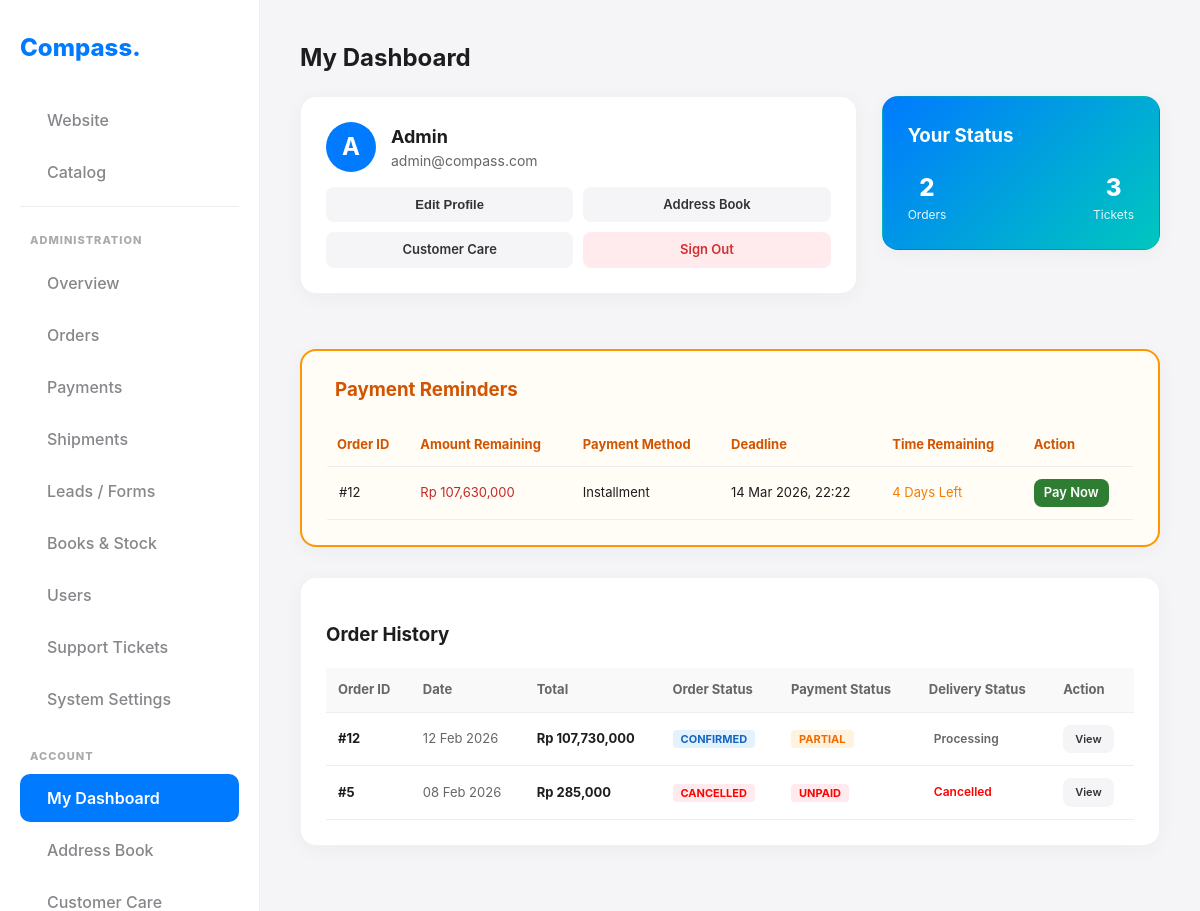
The page /?page=profile (signed in) on the database as committed earlier.
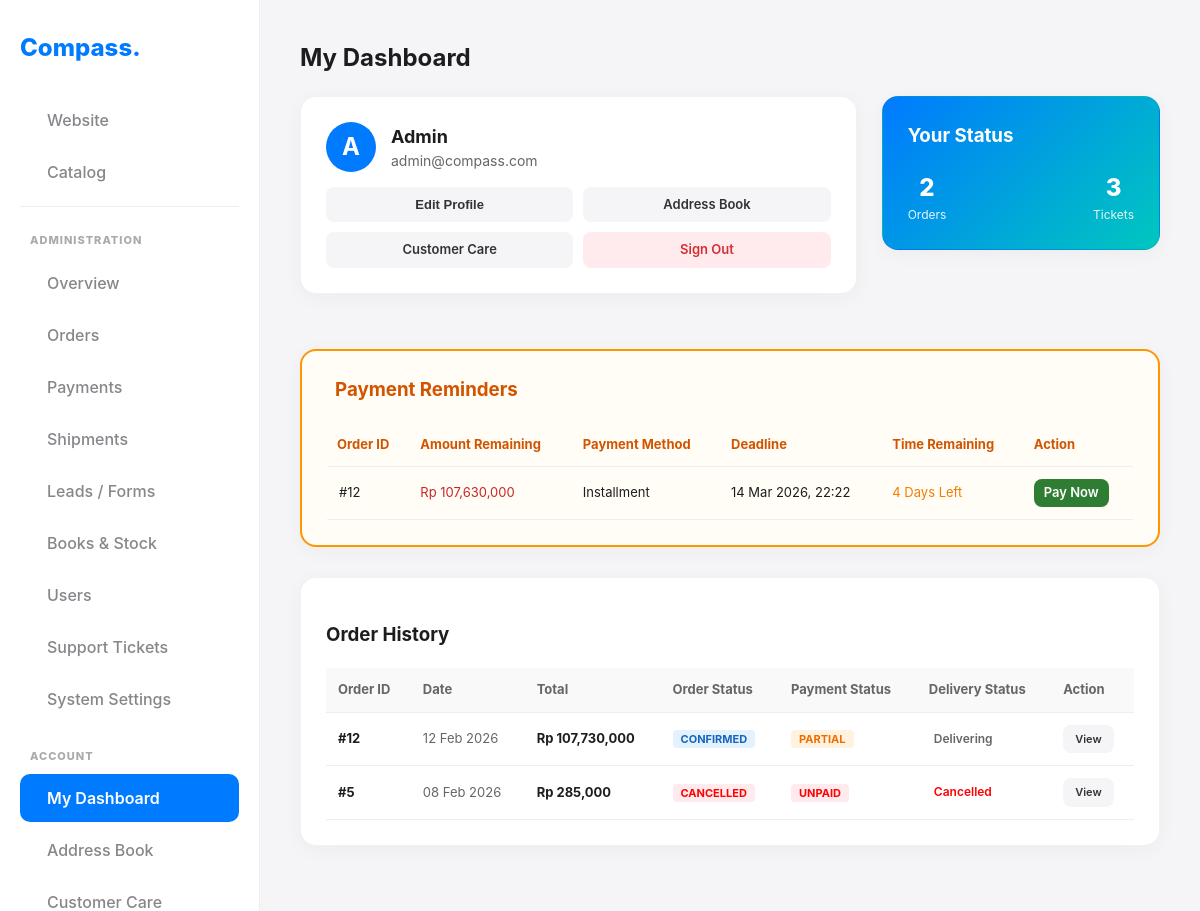
The same page on the database as committed later.
### tables this page shows
CREATE TABLE `orders` (
  `id` int NOT NULL,
  `reference_id` varchar(20) DEFAULT NULL,
  `user_id` int DEFAULT NULL,
  `shipping_city` varchar(100) DEFAULT NULL,
  `shipping_snapshot` text,
  `status` varchar(50) DEFAULT NULL,
  `payment_status` text,
  `tier_level` int DEFAULT '1',
  `is_early_bird` tinyint(1) DEFAULT '0',
  `total_amount` decimal(15,2) DEFAULT NULL,
  `paid_amount` decimal(15,2) DEFAULT '0.00',
  `payment_proof` varchar(255) DEFAULT NULL,
  `created_at` timestamp NULL DEFAULT CURRENT_TIMESTAMP,
  `shipping_status` text,
  `tracking_number` varchar(100) DEFAULT NULL,
  `estimated_delivery` date DEFAULT NULL,
  `confirmed_arrival` datetime DEFAULT NULL,
  `arrival_proof` varchar(255) DEFAULT NULL,
  `arrival_date` datetime DEFAULT NULL,
  `shipment_status` text,
  `next_payment_due` date DEFAULT NULL
);

### view_profile.php (the view, shortened to what the changed rows need)
<?php
$pdo = getDB();
$uid = $_SESSION['user_id'];
$orders = $pdo->query("SELECT * FROM orders WHERE user_id=$uid ORDER BY created_at DESC")->fetchAll();
$unpaid_orders = [];
$server_time = time();
foreach ($orders as $o) {
    if ($o['payment_status'] !== 'paid' && $o['status'] !== 'cancelled' && $o['status'] !== 'rejected') {
        $deadline = 0;
        $type = '';
        $is_urgent = false;
        if ($o['status'] === 'pending' && $o['paid_amount'] == 0) {
            $deadline = strtotime($o['created_at']) + (24 * 60 * 60);
            $type = 'initial';
            if ($deadline > $server_time) $is_urgent = true;
        }
        elseif ($o['payment_status'] === 'partial') {
            $deadline = strtotime($o['created_at']) + (30 * 60 * 60 * 24);
            $type = 'monthly';
        }
        if ($deadline > 0) {
            $unpaid_orders[] = [
                'id' => $o['id'],
                'amount' => $o['total_amount'] - $o['paid_amount'],
                'method' => $o['payment_status'],
                'deadline' => $deadline,
                'type' => $type,
                'urgent' => $is_urgent
            ];
        }
    }
}
?>
<h2 style="margin-top:0;">My Dashboard</h2>
<?php if (!empty($unpaid_orders)): ?>
<div class="card" style="border: 2px solid #FF9500; background: #fffdf5; margin-bottom: 30px;">
    <div class="responsive-table">
        <table style="width:100%; font-size:13px;">
            <thead>
                <tr style="text-align:left; color:#d35400;">
                    <th style="padding:10px;">Order ID</th>
                    <th>Amount Remaining</th>
                    <th>Payment Method</th>
                    <th>Deadline</th>
                    <th>Time Remaining</th>
                    <th>Action</th>
                </tr>
            </thead>
            <tbody>
                <?php foreach($unpaid_orders as $uo):
                    $remaining_seconds = $uo['deadline'] - $server_time;
                    $row_style = $uo['urgent'] ? "background: #fff3e0; font-weight:bold;" : "";
                ?>
                <tr style="border-bottom:1px solid #ffe0b2; <?php echo $row_style; ?>">
                    <td style="padding:12px;">#<?php echo $uo['id']; ?></td>
                    <td style="color:#c62828;">Rp <?php echo number_format($uo['amount']); ?></td>
                    <td><?php if ($uo['method'] == 'partial'): ?><span>Installment</span><?php endif; ?></td>
                    <td><?php echo date('d M Y, H:i', $uo['deadline']); ?></td>
                    <td>
                        <?php if ($uo['type'] == 'initial' && $remaining_seconds > 0): ?>
                            <span class="countdown-timer" data-time="<?php echo $remaining_seconds; ?>" style="color:#d32f2f; font-weight:800;">Calculated...</span>
                        <?php elseif ($remaining_seconds < 0): ?>
                            <span style="color:red;">Overdue</span>
                        <?php else: ?>
                            <span style="color:#f57c00;"><?php echo ceil($remaining_seconds / (60*60*24)); ?> Days Left</span>
                        <?php endif; ?>
                    </td>
                    <td>
                        <a href="?page=order_detail&id=<?php echo $uo['id']; ?>" class="btn btn-sm" style="background:#2e7d32; color:white; padding:4px 10px;">Pay Now</a>
                    </td>
                </tr>
                <?php endforeach; ?>
            </tbody>
        </table>
    </div>
</div>
<?php endif; ?>
<div class="card">
    <?php if(empty($orders)): ?>
        <p style="color:#888;">No orders found. <a href="?page=catalog">Start shopping!</a></p>
    <?php else: ?>
        <div class="responsive-table">
            <table style="width:100%; min-width:800px; font-size:13px;">
                <thead>
                    <tr style="background:#f9f9f9; color:#666; text-align:left;">
                        <th style="padding:12px;">Order ID</th>
                        <th>Date</th>
                        <th>Total</th>
                        <th>Order Status</th>
                        <th>Payment Status</th>
                        <th>Delivery Status</th>
                        <th>Action</th>
                    </tr>
                </thead>
                <tbody>
                <?php foreach($orders as $o): ?>
                <tr style="border-bottom:1px solid #eee;">
                    <td style="padding:12px; font-weight:bold;">#<?php echo $o['id']; ?></td>
                    <td style="color:#666;"><?php echo date('d M Y', strtotime($o['created_at'])); ?></td>
                    <td style="font-weight:bold;">Rp <?php echo number_format($o['total_amount']); ?></td>
                    <td>
                        <span style="font-weight:bold; font-size:11px; padding:2px 8px; border-radius:4px;
                            <?php
                                if($o['status']=='completed') echo 'background:#e8f5e9; color:green;';
                                elseif($o['status']=='cancelled' || $o['status']=='rejected') echo 'background:#ffebee; color:red;';
                                else echo 'background:#e3f2fd; color:#1565c0;';
                            ?>">
                            <?php echo strtoupper($o['status']); ?>
                        </span>
                    </td>
                    <td>
                        <span style="font-weight:bold; font-size:11px; padding:2px 8px; border-radius:4px;
                            <?php
                                if($o['payment_status']=='paid') echo 'background:#e8f5e9; color:green;';
                                elseif($o['payment_status']=='partial') echo 'background:#fff3e0; color:#ef6c00;';
                                else echo 'background:#ffebee; color:red;';
                            ?>">
                            <?php echo strtoupper($o['payment_status']); ?>
                        </span>
                    </td>
                    <td>
                        <?php
                            $ship_status = $o['shipping_status'] ?? 'processing';
                            $ship_icon = 'cube-outline'; $ship_color = '#666';
                            $ship_label = ucfirst($ship_status);
                            if($ship_status == 'cancelled') { $ship_icon = 'ban'; $ship_color = 'red'; }
                        ?>
                        <div style="display:flex; align-items:center; gap:5px; color:<?php echo $ship_color; ?>; font-weight:600; font-size:12px;">
                            <?php echo $ship_label; ?>
                        </div>
                    </td>
                    <td>
                        <div style="display:flex; gap:5px;">
                            <a href="?page=order_detail&id=<?php echo $o['id']; ?>" class="btn btn-sm" style="padding:6px 12px; font-size:11px; background:#f5f5f7; color:#333;">
                                View
                            </a>
                        </div>
                    </td>
                </tr>
                <?php endforeach; ?>
                </tbody>
            </table>
        </div>
    <?php endif; ?>
</div>

Rows that differ between the two databases and show on the page:
changed orders "CONFIRMED": shipping_status "Processing" → "Delivering"
